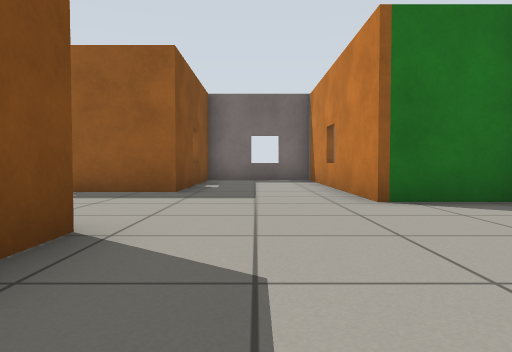
[1] (above)

24 first-person views from a walk through a robot-simulator world made for Gazebo. The camera is 0.5 m above the floor, tilts 2° down and sees 70° across. The floor is counted in squares, 1 m on a side. Each view is taken from the middle of a square. On the plan, view 1 faces up. The plan holds only what a view shows up to about 9 squares ahead; the rest is blank. The place goes on beyond the plan. Gazebo's built-in surfaces are drawn with simple patterns.

[2]
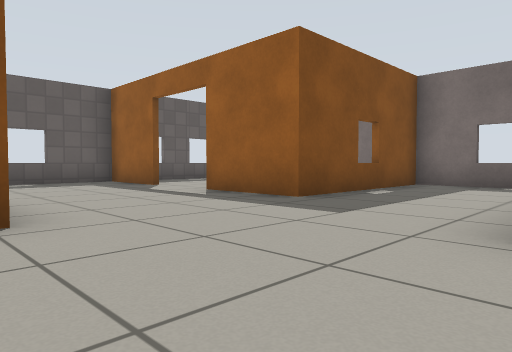

[3]
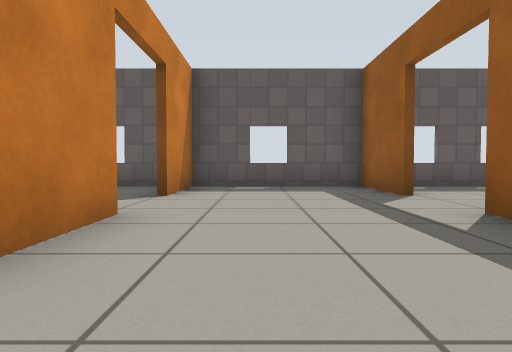

[4]
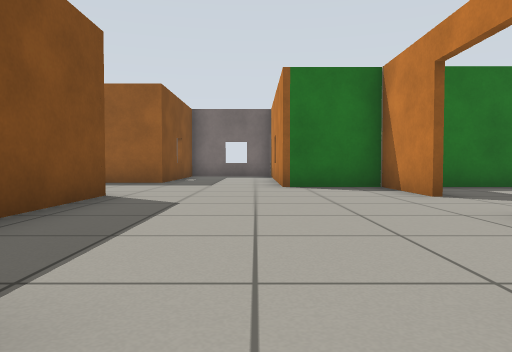

[5]
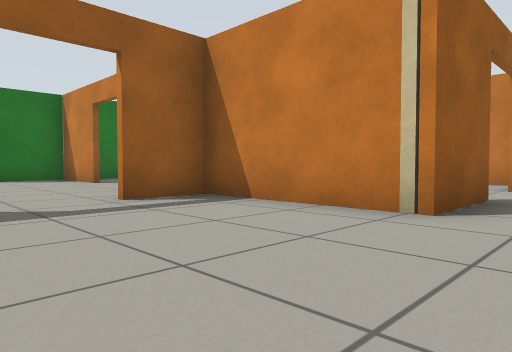

[6]
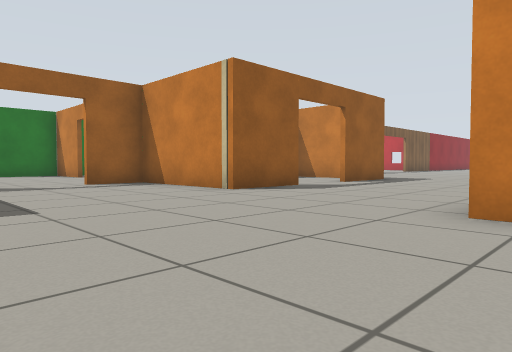

[7]
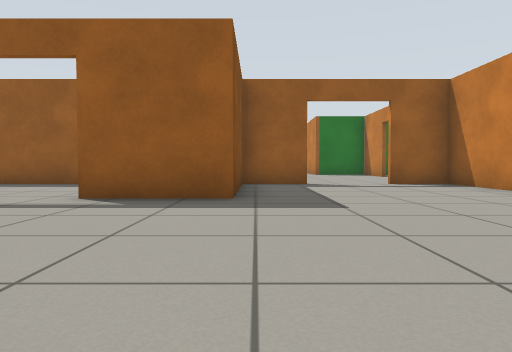

[8]
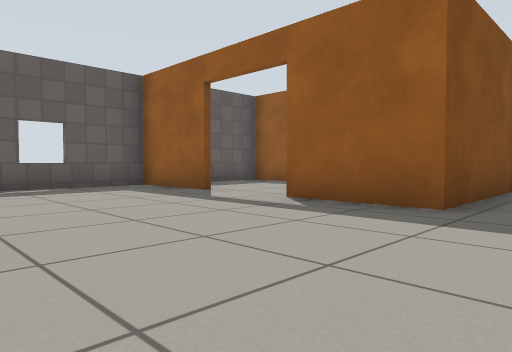

[9]
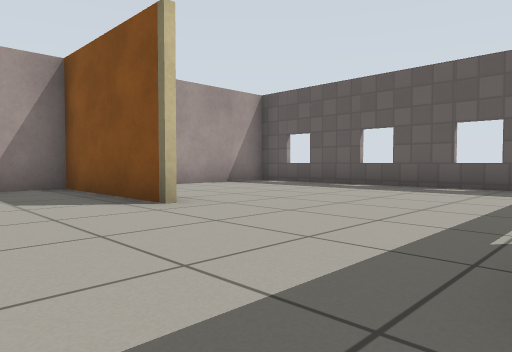

[10]
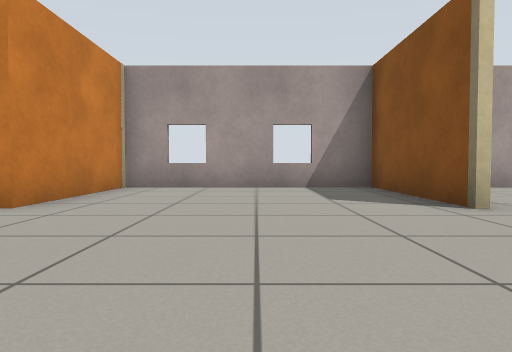

[11]
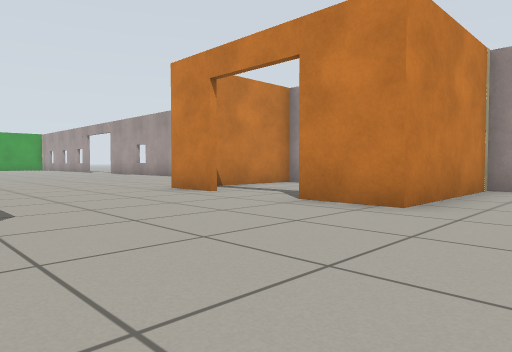

[12]
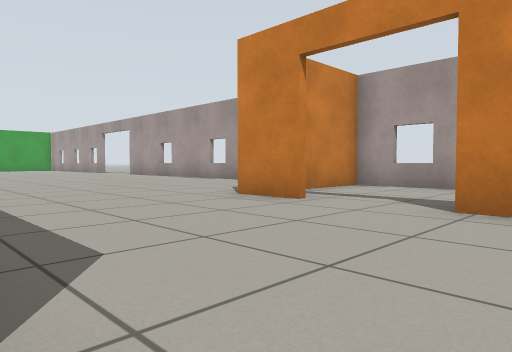

[13]
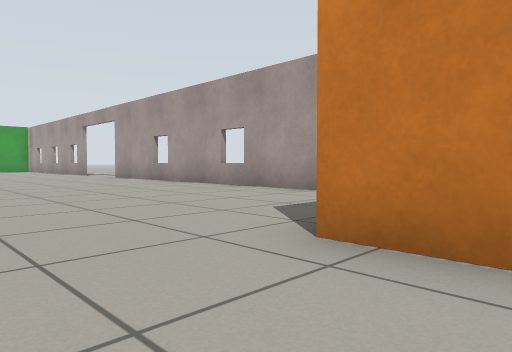

[14]
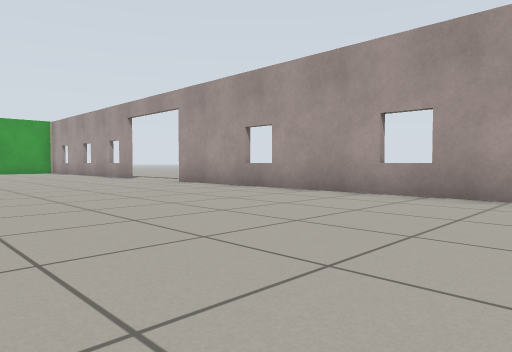

[15]
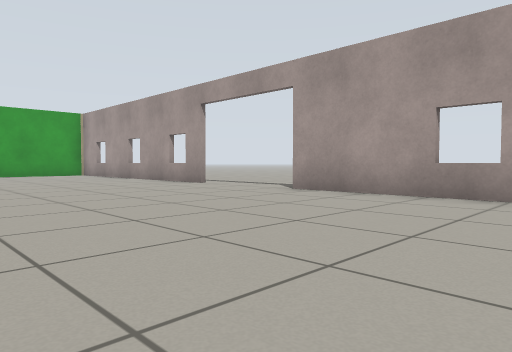

[16]
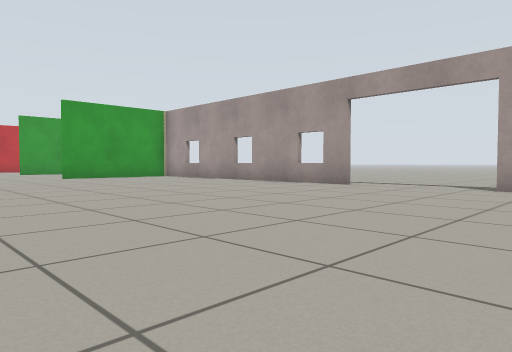

[17]
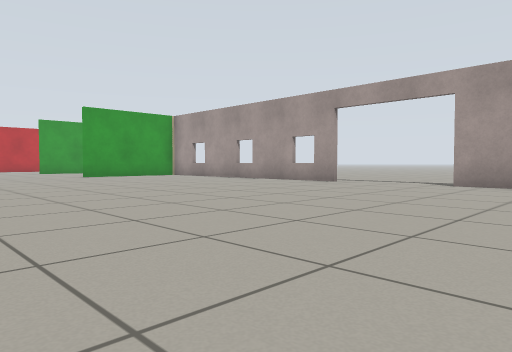

[18]
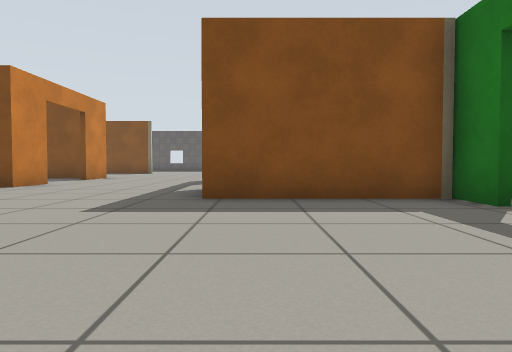

[19]
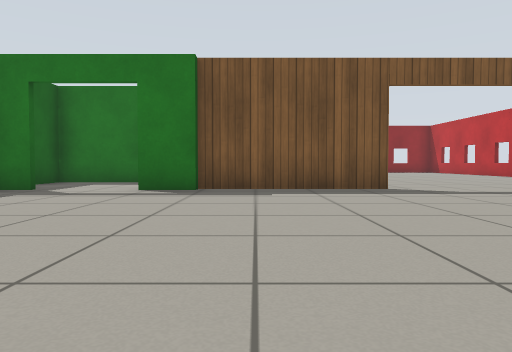

[20]
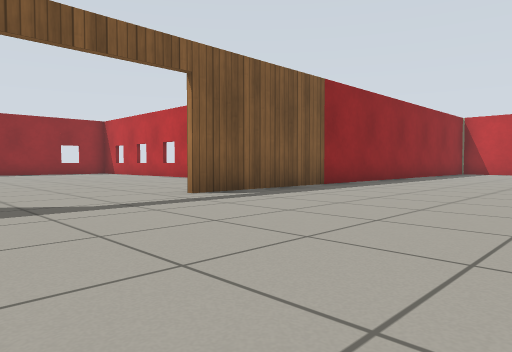

[21]
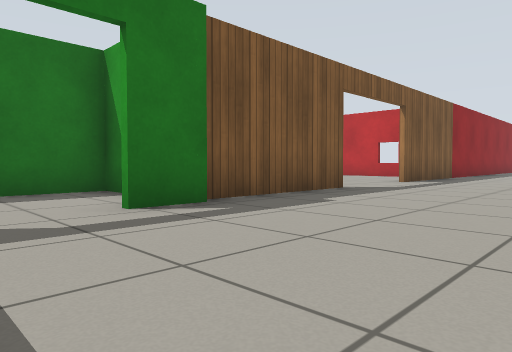

[22]
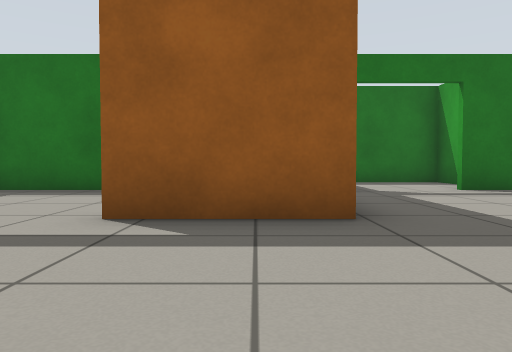

[23]
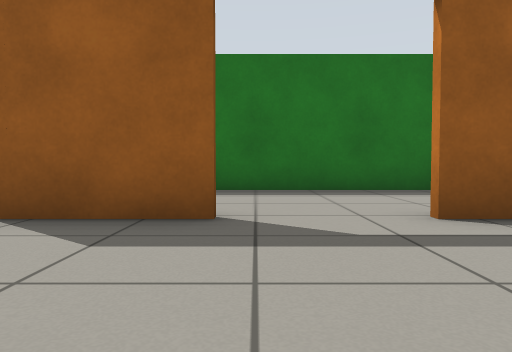

[24]
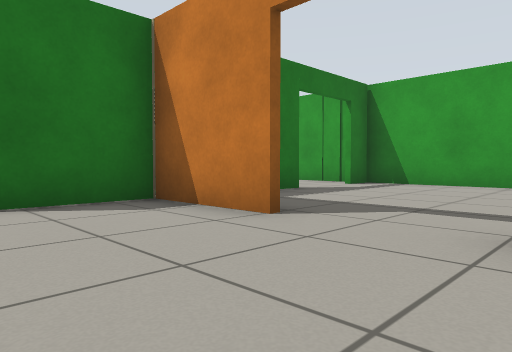

### Floor plan
Ten units are one square. View 1 is at (0, 0); x grows to the right and y downward. Boxes are objects, and circles mark ways between rooms. Rooms are numbered by the first view taken in them; rooms with no view inside come last. Other rooms are left out.
<svg viewBox="-83 -111 337 256">
<path fill="none" stroke="#000" d="M-13 -28 -13 -3M-36 -26 -19 -26M36 -24 36 -47M40 -47 16 -47 16 -90M-55 -63 -78 -63 -78 -26 -55 -26M5 -106 -13 -106 -13 -63 -36 -63M99 136 186 136M140 22 128 22M61 100 75 100M99 21 99 58 76 58M58 58 36 58 36 21M176 20 139 20M41 22 21 22M215 136 222 136M3 22 -13 22 -13 58 -35 58M249 20 205 20M-24 99 -24 136 27 136 27 100 42 100M-54 58 -78 58 -78 110M-54 136 -48 136M69 -47 40 -47M97 -15 97 -41M93 -47 88 -47M97 52 97 47M109 22 41 22M51 136 73 136 73 110"/>
<circle cx="15" cy="20" r="3" fill="#2a7"/>
<circle cx="40" cy="-15" r="3" fill="#2a7"/>
<circle cx="65" cy="60" r="3" fill="#2a7"/>
<circle cx="55" cy="100" r="3" fill="#2a7"/>
<text x="-10" y="-40">1</text>
<text x="120" y="80">2</text>
<text x="70" y="-20">3</text>
<text x="70" y="40">4</text>
<text x="50" y="120">5</text>
</svg>
Room 1 opens to room 2. Room 1 opens to room 3. Room 2 opens to room 4. Room 2 opens to room 5.

Where each view was taken, in squares from view 1:
view 1: 0 up, 0 right, facing up
view 2: 2 up, 2 right, facing up-left
view 3: 4 up, 0 right, facing left
view 4: 3 down, 1 right, facing up
view 5: 7 down, 0 right, facing up-right
view 6: 11 down, 1 left, facing up-right
view 7: 11 down, 1 left, facing up
view 8: 10 down, 0 right, facing up-left
view 9: 6 down, 0 right, facing down-left
view 10: 6 down, 0 right, facing down
view 11: 6 down, 1 right, facing down-right
view 12: 6 down, 3 right, facing down-right
view 13: 8 down, 6 right, facing down-right
view 14: 8 down, 10 right, facing down-right
view 15: 8 down, 14 right, facing down-right
view 16: 6 down, 17 right, facing down-right
view 17: 5 down, 16 right, facing down-right
view 18: 5 down, 15 right, facing left
view 19: 9 down, 15 right, facing up
view 20: 7 down, 17 right, facing up-right
view 21: 6 down, 11 right, facing up-right
view 22: 9 down, 9 right, facing up
view 23: 9 down, 6 right, facing up
view 24: 0 up, 1 right, facing up-right
